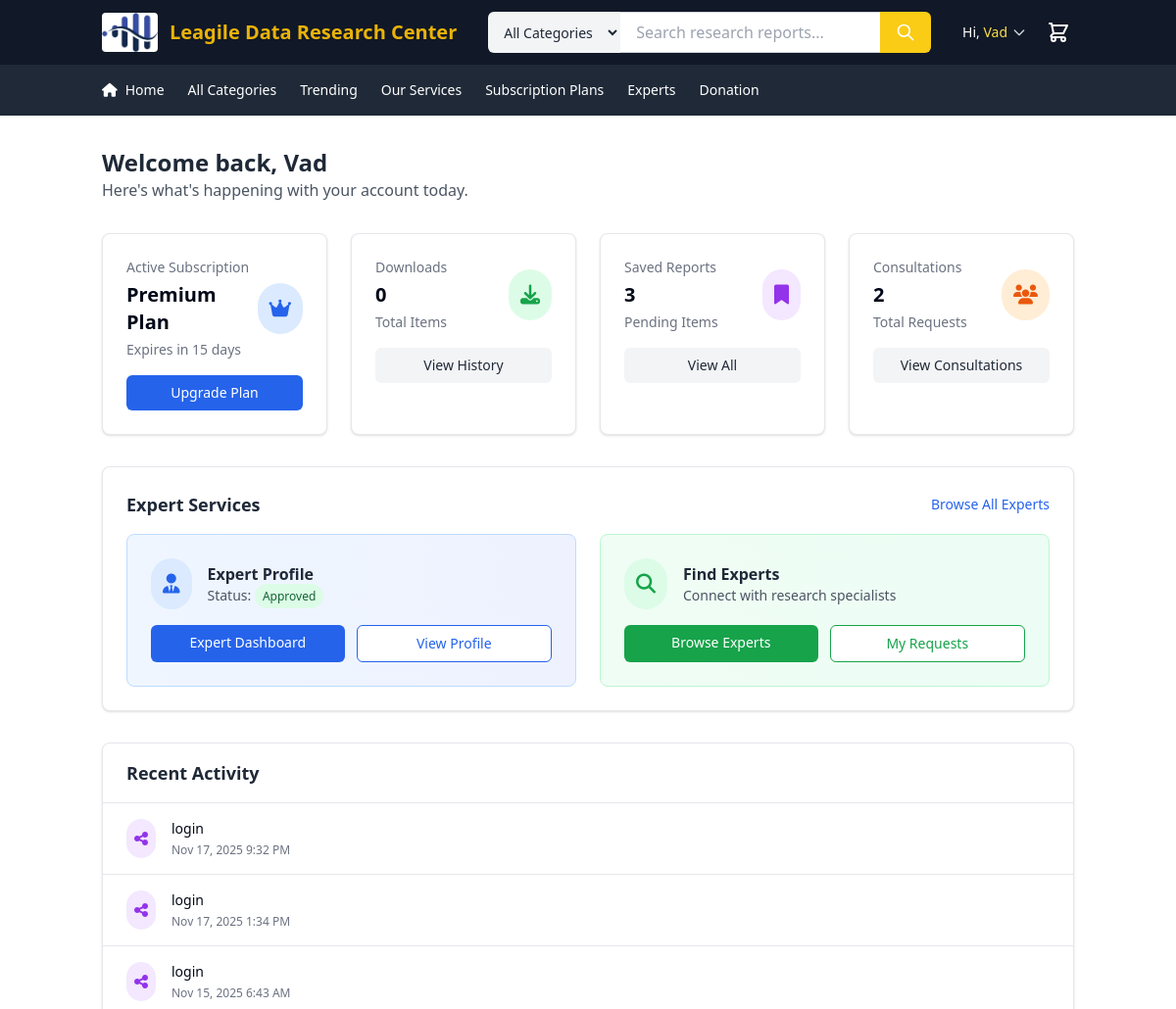
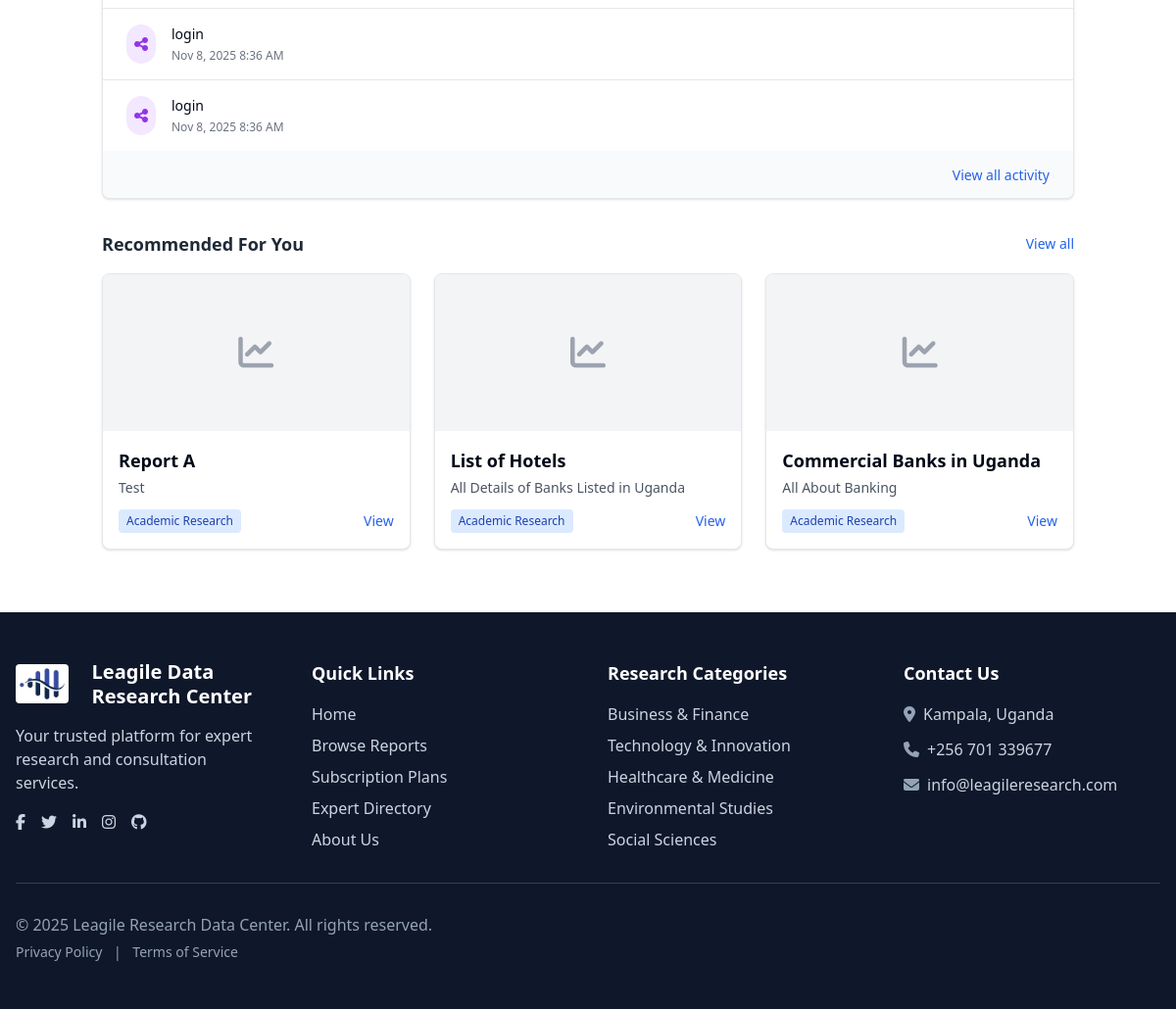
The page /dash/dash.php (signed in) on the database its author committed (2 pictures, top to bottom).
### tables this page shows
CREATE TABLE IF NOT EXISTS `experts` (
  `id` varchar(36) NOT NULL,
  `user_id` varchar(36) NOT NULL,
  `title` varchar(100) NOT NULL,
  `first_name` varchar(50) NOT NULL,
  `last_name` varchar(50) NOT NULL,
  `email` varchar(100) NOT NULL,
  `phone` varchar(20) DEFAULT NULL,
  `bio` text DEFAULT NULL,
  `education` text DEFAULT NULL,
  `experience_years` int(11) DEFAULT 0,
  `hourly_rate` decimal(10,2) DEFAULT 0.00,
  `profile_image` varchar(255) DEFAULT NULL,
  `status` enum('pending','approved','rejected','suspended') DEFAULT 'pending',
  `rating` decimal(3,2) DEFAULT 0.00,
  `total_reviews` int(11) DEFAULT 0,
  `total_consultations` int(11) DEFAULT 0,
  `created_at` timestamp NULL DEFAULT current_timestamp(),
  `updated_at` timestamp NULL DEFAULT current_timestamp() ON UPDATE current_timestamp(),
  PRIMARY KEY (`id`),
  UNIQUE KEY `email` (`email`),
  KEY `user_id` (`user_id`)
);

CREATE TABLE IF NOT EXISTS `user_activities` (
  `id` char(36) NOT NULL,
  `user_id` char(36) NOT NULL,
  `activity_type` varchar(50) NOT NULL,
  `activity_id` char(64) NOT NULL,
  `created_at` timestamp NULL DEFAULT current_timestamp(),
  PRIMARY KEY (`id`)
);

CREATE TABLE IF NOT EXISTS `reports` (
  `id` char(36) NOT NULL,
  `title` text NOT NULL,
  `author` text NOT NULL,
  `description` text NOT NULL,
  `price` decimal(10,2) NOT NULL,
  `thumbnail` text DEFAULT NULL,
  `category` text NOT NULL,
  `status` text DEFAULT NULL,
  `download_url` text DEFAULT NULL,
  `page_count` int(11) DEFAULT NULL,
  `publish_date` timestamp NULL DEFAULT NULL,
  `created_at` timestamp NULL DEFAULT current_timestamp(),
  `updated_at` timestamp NULL DEFAULT NULL,
  `file_size` char(20) NOT NULL,
  `file_type` char(20) NOT NULL,
  PRIMARY KEY (`id`)
);

### dash/dash.php (the view, shortened to what this page needs)
<?php
require __DIR__ . '/../bin/page_settings.php';
require __DIR__ . '/../xsert.php';
if (isset($_SESSION['user_id'])) {
    $user_id = $_SESSION['user_id'];
    $user_name = $_SESSION['user_name'];
} else {
   header('Location: ' . BASE_URL . '/login.php');
    exit;
}
$activities_stmt = $conn->prepare("SELECT * FROM user_activities WHERE user_id = ? ORDER BY created_at DESC LIMIT 5");
$activities_stmt->execute([$user_id]);
$reports_stmt = $conn->prepare("SELECT * FROM reports ORDER BY created_at DESC LIMIT 3");
$reports_stmt->execute();
$downloads_stmt = $conn->prepare("SELECT COUNT(*) as count FROM report_downloads WHERE user_id = ? AND download_status = 'downloaded'");
$downloads_stmt->execute([$user_id]);
$downloads = $downloads_stmt->fetch(PDO::FETCH_ASSOC)['count'];
$saved_stmt = $conn->prepare("SELECT COUNT(*) as count FROM report_downloads WHERE user_id = ? AND download_status = 'pending'");
$saved_stmt->execute([$user_id]);
$saved = $saved_stmt->fetch(PDO::FETCH_ASSOC)['count'];
$consultations_stmt = $conn->prepare("SELECT COUNT(*) as count FROM consultation_requests WHERE user_id = ?");
$consultations_stmt->execute([$user_id]);
$consultations = $consultations_stmt->fetch(PDO::FETCH_ASSOC)['count'];
$expert_stmt = $conn->prepare("SELECT id, status FROM experts WHERE user_id = ?");
$expert_stmt->execute([$user_id]);
$expert_profile = $expert_stmt->fetch(PDO::FETCH_ASSOC);
?>
<!DOCTYPE html>
<html lang="en">
 <head>
   <?php include __DIR__ . '/../bin/source_links.php' ?>
</head>
<body>
<main class="flex-grow">
  <div class="container mx-auto px-4 py-8">
    <div class="max-w-7xl mx-auto">
      <div class="mb-8">
        <h1 class="text-2xl font-bold text-gray-800">Welcome back, <?php echo $user_name ?></h1>
        <p class="text-gray-600">Here's what's happening with your account today.</p>
      </div>
      <div class="grid grid-cols-1 md:grid-cols-4 gap-6 mb-8">
        <div class="bg-white rounded-lg shadow p-6 border border-gray-200">
          <div class="flex items-center justify-between">
            <div>
              <p class="text-sm font-medium text-gray-500">Active Subscription</p>
              <h3 class="text-xl font-bold mt-1">Premium Plan</h3>
              <p class="text-sm text-gray-500 mt-1">Expires in 15 days</p>
            </div>
            <div class="bg-blue-100 p-3 rounded-full">
              <i class="fas fa-crown text-blue-600 text-xl"></i>
            </div>
          </div>
          <button class="mt-4 w-full bg-blue-600 hover:bg-blue-700 text-white py-2 px-4 rounded-md text-sm font-medium">
            Upgrade Plan
          </button>
        </div>
        <div class="bg-white rounded-lg shadow p-6 border border-gray-200">
          <div class="flex items-center justify-between">
            <div>
              <p class="text-sm font-medium text-gray-500">Downloads</p>
              <h3 class="text-xl font-bold mt-1"><?php echo $downloads; ?></h3>
              <p class="text-sm text-gray-500 mt-1">Total Items</p>
            </div>
            <div class="bg-green-100 p-3 rounded-full">
              <i class="fas fa-download text-green-600 text-xl"></i>
            </div>
          </div>
          <a href="downloads_report.php"><button class="mt-4 w-full bg-gray-100 hover:bg-gray-200 text-gray-800 py-2 px-4 rounded-md text-sm font-medium">
            View History
          </button></a>
        </div>
        <div class="bg-white rounded-lg shadow p-6 border border-gray-200">
          <div class="flex items-center justify-between">
            <div>
              <p class="text-sm font-medium text-gray-500">Saved Reports</p>
              <h3 class="text-xl font-bold mt-1"><?php echo $saved; ?></h3>
              <p class="text-sm text-gray-500 mt-1">Pending Items</p>
            </div>
            <div class="bg-purple-100 p-3 rounded-full">
              <i class="fas fa-bookmark text-purple-600 text-xl"></i>
            </div>
          </div>
          <button class="mt-4 w-full bg-gray-100 hover:bg-gray-200 text-gray-800 py-2 px-4 rounded-md text-sm font-medium">
            View All
          </button>
        </div>
        <div class="bg-white rounded-lg shadow p-6 border border-gray-200">
          <div class="flex items-center justify-between">
            <div>
              <p class="text-sm font-medium text-gray-500">Consultations</p>
              <h3 class="text-xl font-bold mt-1"><?php echo $consultations; ?></h3>
              <p class="text-sm text-gray-500 mt-1">Total Requests</p>
            </div>
            <div class="bg-orange-100 p-3 rounded-full">
              <i class="fas fa-users text-orange-600 text-xl"></i>
            </div>
          </div>
          <a href="my-consultations.php"><button class="mt-4 w-full bg-gray-100 hover:bg-gray-200 text-gray-800 py-2 px-4 rounded-md text-sm font-medium">
            View Consultations
          </button></a>
        </div>
      </div>
      <div class="bg-white rounded-lg shadow p-6 border border-gray-200 mb-8">
        <div class="flex items-center justify-between mb-4">
          <h2 class="text-lg font-semibold text-gray-800">Expert Services</h2>
          <a href="<?php echo BASE_URL; ?>/experts.php" class="text-sm font-medium text-blue-600 hover:text-blue-700">Browse All Experts</a>
        </div>
        <div class="grid grid-cols-1 md:grid-cols-2 gap-6">
          <div class="bg-gradient-to-r from-blue-50 to-indigo-50 p-6 rounded-lg border border-blue-200">
            <?php if ($expert_profile): ?>
              <div class="flex items-center mb-4">
                <div class="bg-blue-100 p-3 rounded-full mr-4">
                  <i class="fas fa-user-tie text-blue-600 text-xl"></i>
                </div>
                <div>
                  <h3 class="font-semibold text-gray-800">Expert Profile</h3>
                  <p class="text-sm text-gray-600">Status:
                    <span class="px-2 py-1 text-xs rounded-full
                      <?php echo $expert_profile['status'] === 'approved' ? 'bg-green-100 text-green-800' :
                                 ($expert_profile['status'] === 'pending' ? 'bg-yellow-100 text-yellow-800' : 'bg-red-100 text-red-800'); ?>">
                      <?php echo ucfirst($expert_profile['status']); ?>
                    </span>
                  </p>
                </div>
              </div>
              <div class="flex gap-3">
                <?php if ($expert_profile['status'] === 'approved'): ?>
                  <a href="expert-dashboard.php" class="flex-1 bg-blue-600 hover:bg-blue-700 text-white py-2 px-4 rounded-md text-sm font-medium text-center">
                    Expert Dashboard
                  </a>
                  <a href="<?php echo BASE_URL; ?>/expert-profile.php?id=<?php echo $expert_profile['id']; ?>" class="flex-1 bg-white border border-blue-600 text-blue-600 hover:bg-blue-50 py-2 px-4 rounded-md text-sm font-medium text-center">
                    View Profile
                  </a>
                <?php else: ?>
                  <a href="<?php echo BASE_URL; ?>/expert-registration.php" class="flex-1 bg-blue-600 hover:bg-blue-700 text-white py-2 px-4 rounded-md text-sm font-medium text-center">
                    Update Application
                  </a>
                <?php endif; ?>
              </div>
            <?php endif; ?>
          </div>
          <div class="bg-gradient-to-r from-green-50 to-emerald-50 p-6 rounded-lg border border-green-200">
            <div class="flex items-center mb-4">
              <div class="bg-green-100 p-3 rounded-full mr-4">
                <i class="fas fa-search text-green-600 text-xl"></i>
              </div>
              <div>
                <h3 class="font-semibold text-gray-800">Find Experts</h3>
                <p class="text-sm text-gray-600">Connect with research specialists</p>
              </div>
            </div>
            <div class="flex gap-3">
              <a href="<?php echo BASE_URL; ?>/experts.php" class="flex-1 bg-green-600 hover:bg-green-700 text-white py-2 px-4 rounded-md text-sm font-medium text-center">
                Browse Experts
              </a>
              <a href="my-consultations.php" class="flex-1 bg-white border border-green-600 text-green-600 hover:bg-green-50 py-2 px-4 rounded-md text-sm font-medium text-center">
                My Requests
              </a>
            </div>
          </div>
        </div>
      </div>
      <div class="bg-white rounded-lg shadow overflow-hidden border border-gray-200 mb-8">
        <div class="px-6 py-4 border-b border-gray-200">
          <h2 class="text-lg font-semibold text-gray-800">Recent Activity</h2>
        </div>
        <div class="divide-y divide-gray-200">
          <?php while ($activity = $activities_stmt->fetch(PDO::FETCH_ASSOC)): ?>
            <div class="px-6 py-4 flex items-start">
              <?php
              $icon_class = '';
              $bg_class = '';
              switch ($activity['activity_type']) {
                case 'login':
                  $icon_class = 'fas fa-share-alt text-purple-600';
                  $bg_class = 'bg-purple-100';
                  break;
              }
              ?>
              <div class="<?php echo $bg_class; ?> p-2 rounded-full mr-4">
                <i class="<?php echo $icon_class; ?>"></i>
              </div>
              <div>
                <p class="text-sm font-medium"><?php echo htmlspecialchars($activity['activity_type']); ?></p>
                <p class="text-xs text-gray-500 mt-1">
                  <?php echo date('M j, Y g:i A', strtotime($activity['created_at'])); ?>
                </p>
              </div>
            </div>
          <?php endwhile; ?>
        </div>
        <div class="px-6 py-3 bg-gray-50 text-right">
          <a href="activities.php" class="text-sm font-medium text-blue-600 hover:text-blue-700">View all activity</a>
        </div>
      </div>
      <div class="mb-8">
        <div class="flex items-center justify-between mb-4">
          <h2 class="text-lg font-semibold text-gray-800">Recommended For You</h2>
          <a href="reports.php" class="text-sm font-medium text-blue-600 hover:text-blue-700">View all</a>
        </div>
        <div class="grid grid-cols-1 md:grid-cols-3 gap-6">
          <?php while ($report = $reports_stmt->fetch(PDO::FETCH_ASSOC)): ?>
            <div class="bg-white rounded-lg shadow overflow-hidden border border-gray-200">
              <div class="h-40 bg-gray-100 flex items-center justify-center">
                <i class="fas fa-chart-line text-4xl text-gray-400"></i>
              </div>
              <div class="p-4">
                <h3 class="font-semibold text-lg mb-1"><?php echo htmlspecialchars($report['title']); ?></h3>
                <p class="text-sm text-gray-600 mb-3"><?php echo htmlspecialchars($report['description']); ?></p>
                <div class="flex justify-between items-center">
                  <span class="text-xs bg-blue-100 text-blue-800 px-2 py-1 rounded"><?php echo htmlspecialchars($report['category']); ?></span>
                  <button class="text-sm text-blue-600 hover:text-blue-700 font-medium">View</button>
                </div>
              </div>
            </div>
          <?php endwhile; ?>
        </div>
      </div>
    </div>
  </div>
</main>
</body></html>

### bin/style.css (style rules this page uses)
* { margin: 0; padding: 0; box-sizing: border-box; }
body { background-color: #f0f0f0; color: #333; }

### rows shown on the page
experts: status "Approved"
user_activities: activity_type "login", created_at "Nov 17, 2025 9:32 PM"
user_activities: activity_type "login", created_at "Nov 17, 2025 1:34 PM"
user_activities: activity_type "login", created_at "Nov 15, 2025 6:43 AM"
user_activities: activity_type "login", created_at "Nov 8, 2025 8:36 AM"
user_activities: activity_type "login", created_at "Nov 8, 2025 8:36 AM"
reports: title "Report A", description "Test", category "Academic Research"
reports: title "List of Hotels", description "All Details of Banks Listed in Uganda", category "Academic Research"
reports: title "Commercial Banks in Uganda", description "All About Banking", category "Academic Research"

### other values the page prints
$user_name "Vad"
$downloads "0"
$saved "3"
$consultations "2"
